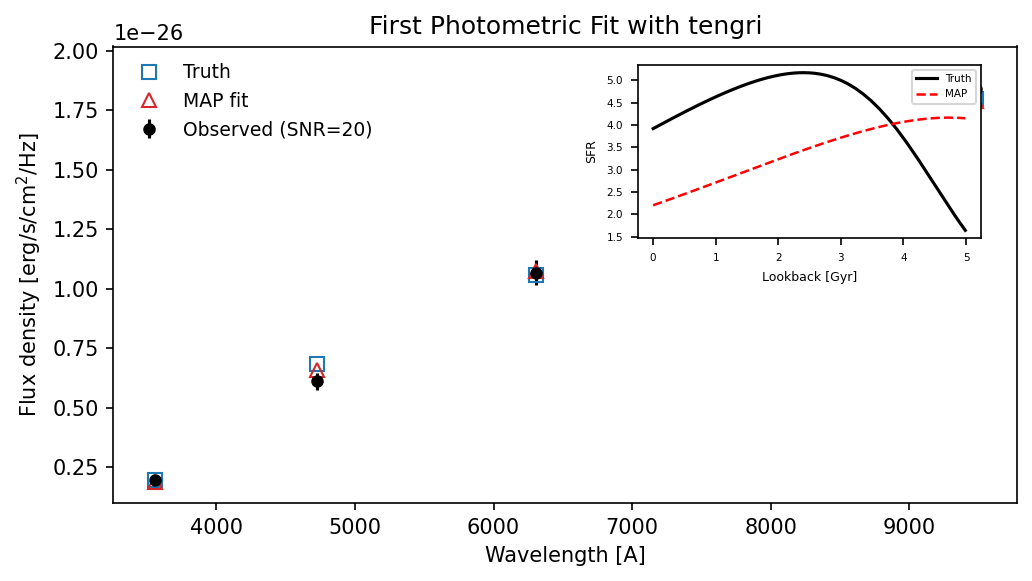

Write Python code to recreate this figure.
"""
First Photometric Fit
=====================

The simplest possible tengri workflow: define a parametric SFH model,
generate mock SDSS photometry, fit it with MAP optimization, and plot
the resulting SED fit.
"""

from pathlib import Path

import jax
import jax.numpy as jnp
import matplotlib.pyplot as plt
import numpy as np

from tengri import (
    Fitter,
    Fixed,
    Model,
    Observation,
    ParamSpec,
    Photometry,
    Uniform,
    load_ssp_data,
)


# --- Load SSP data ---
def _find_ssp():
    """Locate SSP data from project root or docs/ (sphinx-gallery) cwd."""
    name = "ssp_prsc_miles_chabrier_wNE_logGasU-3.0_logGasZ0.0.h5"
    for p in [
        Path("data") / name,
        Path("../data") / name,
        Path("../../data") / name,
        Path("../../../data") / name,
    ]:
        if p.exists():
            return str(p)
    return None


SSP_PATH = _find_ssp()

# Locate filter cache
_FILTER_DIR = next(
    (
        str(d)
        for d in [
            Path("data/filters"),
            Path("../data/filters"),
            Path("../../data/filters"),
            Path("../../../data/filters"),
        ]
        if d.exists()
    ),
    "data/filters",
)
if SSP_PATH is None:
    raise FileNotFoundError("SSP data not found — skipping example")

ssp = load_ssp_data(SSP_PATH)

# --- Define model ---
spec = ParamSpec(
    sfh_tsnorm_log_peak_sfr=Uniform(-1.0, 2.5),
    sfh_tsnorm_peak_lbt_gyr=Uniform(0.5, 12.0),
    sfh_tsnorm_width_gyr=Uniform(0.3, 5.0),
    sfh_tsnorm_skew=Uniform(-3.0, 3.0),
    sfh_tsnorm_trunc=Uniform(1.0, 10.0),
    met_logzsol=Uniform(-2.0, 0.2),
    dust_tau_diff=Uniform(0.0, 1.5),
    dust_slope=Fixed(-0.7),
    redshift=Fixed(0.05),
    mean_sfh_type="tsnorm",
)

bands = ["sdss_u", "sdss_g", "sdss_r", "sdss_i", "sdss_z"]
obs = Observation(photometry=Photometry.from_names(bands, cache_dir=_FILTER_DIR))
model = Model(spec, ssp, observation=obs)

# --- Generate mock photometry (star-forming galaxy) ---
key = jax.random.PRNGKey(42)
true_params = spec.sample(key)
true_params["sfh_tsnorm_peak_lbt_gyr"] = 3.0
true_params["sfh_tsnorm_width_gyr"] = 2.0
true_params["sfh_tsnorm_log_peak_sfr"] = 1.0
true_params["sfh_tsnorm_skew"] = 0.3  # Positive skew = recent star formation
mock = model.mock(true_params, snr=20.0, key=key)

# --- Fit with MAP ---
fitter = Fitter(model, data=mock.flux_obs, noise=mock.noise)
posterior = fitter.run("map", optimizer="adam", n_steps=300, verbose=False)

# --- Plot ---
fig, ax = plt.subplots(figsize=(7, 4))
filter_names = obs.photometry.names
wave_eff = np.array([float(jnp.mean(w)) for w in obs.photometry.filter_waves])

ax.errorbar(
    wave_eff,
    np.array(mock.flux_obs),
    yerr=np.array(mock.noise),
    fmt="o",
    color="k",
    ms=5,
    label="Observed (SNR=20)",
)
ax.plot(wave_eff, np.array(mock.flux_true), "s", color="C0", ms=7, mfc="none", label="Truth")
ax.plot(
    wave_eff,
    np.array(model.predict_photometry(posterior.params)),
    "^",
    color="C3",
    ms=7,
    mfc="none",
    label="MAP fit",
)

ax.set_xlabel("Wavelength [A]")
ax.set_ylabel("Flux density [erg/s/cm$^2$/Hz]")
ax.set_title("First Photometric Fit with tengri")
ax.legend(fontsize=9, frameon=False)

# --- SFH inset: truth vs MAP ---
sfh_true = model.predict_sfh(true_params)
sfh_fit = model.predict_sfh(posterior.params)
t_gyr = np.array(sfh_true["t_gyr"])
inset = ax.inset_axes([0.58, 0.58, 0.38, 0.38])
mask = t_gyr < 5.0
inset.plot(t_gyr[mask], np.array(sfh_true["sfr_mean"])[mask], "k-", lw=1.5, label="Truth")
inset.plot(t_gyr[mask], np.array(sfh_fit["sfr_mean"])[mask], "r--", lw=1.2, label="MAP")
inset.set_xlabel("Lookback [Gyr]", fontsize=6)
inset.set_ylabel("SFR", fontsize=6)
inset.tick_params(labelsize=5)
inset.legend(fontsize=5)

fig.tight_layout()
plt.savefig("plot_first_fit.png", dpi=150, bbox_inches="tight")
plt.show()
